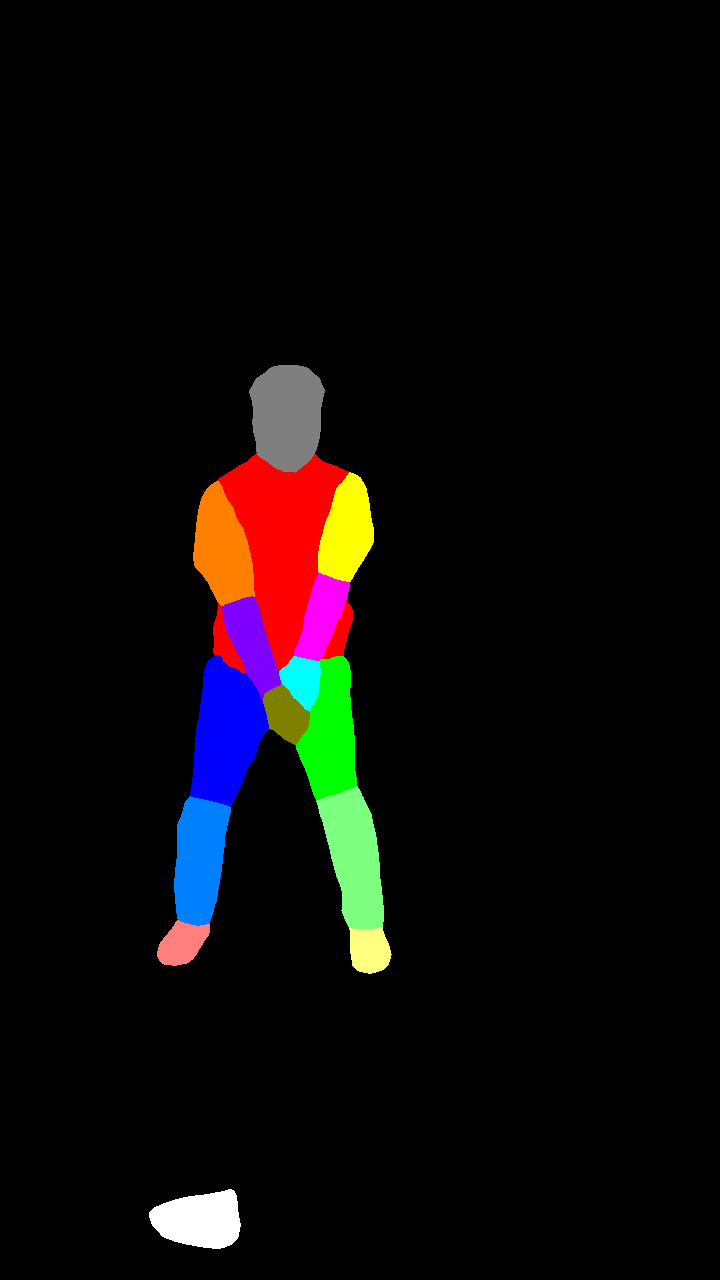
#> input picture seg/front/bad_front_swing1395/bad_front_swing1395_0087.png, 720 x 1280 px, given as the content of the folder ./img/bad_front_swing1418, which was not available
$ python drow.py
#> lines starting #> are read from the running program, lines starting #| are printed output that depends on the picture; after the words box and inside, x2 and y2 are one past the last pixel; in counts of white or black regions, pixels touching at a corner belong together; pictures that were not available may be replaced by others from this repository, and a replacement may not be noted
import cv2
import numpy as np
import os
import copy
import argparse

# python drow.py --img_dir=img/side --seg_dir=seg/side --save_dir=save --folder_name=bad_side_swing1232
# python drow.py --img_dir=img/front --seg_dir=seg/front --save_dir=save/front --folder_name=bad_front_swing1404

def get_arguments():
    parser = argparse.ArgumentParser(description="segmentationtool")

    # default = 이미지 dirdad
    parser.add_argument("--img_dir", type=str, default='./img', help="path of input image folder.")
    #폴더이름
    parser.add_argument("--folder_name", type=str, default='bad_front_swing1418', help="")
    # default = 세그 dir
    parser.add_argument("--seg_dir", type=str, default='./seg', help="path of output segmentation folder.")
    # default = 저장시킬 dir
    parser.add_argument("--save_dir", type=str, default='./result', help="path of save segmentation folder.")

    return parser.parse_args()

body_part = [[127,127,127,127,'Head'],
             [76,0,0,255,'Torso'],
             [226,0,255,255,'Upper_left_arm'],
             [105,255,0,255,'Lower_left_arm'],
             [179, 255,255,0,'Left_hand'],
             [151, 0,127,255,'Upper_right_arm'],
             [67,255,0,127,'Lower_right_arm'],
             [113,0,127,127,'Right_hand '],
             [150,0,255,0,'Upper_left_leg'],
             [202,127,255,127,'Lower_left_leg'],
             [240,127,255,255,'Left_foot'],
             [29,255,0,0,'Upper_right_leg'],
             [104,255,127,0,'Lower_right_leg'],
             [165,127,127,255,'Right_foot'],
             [255,255,255,255,'Club']]

class StackUnDo:
    def __init__(self, max_length=10):
        self.stack = []
        self.max_length = max_length
        self.zero = []

    def __len__(self):
        return len(self.stack)

    def __getitem__(self, idx):
        return self.stack[idx]

    # [10 lines left out: function pop, not called in this run]

    def append(self, item):
        if len(self.stack) >= self.max_length:
            self.stack.pop(0)
        self.stack.append(item)

    def __str__(self):
        return self.stack.__str__()

def img_mash(seg,imag,i):
    global bb

    gray = cv2.cvtColor(seg, cv2.COLOR_BGR2GRAY)
    mask = cv2.inRange(gray, body_part[i][0], body_part[i][0])

    human_t = np.where(gray>0,True,False)
    human_t = np.expand_dims(human_t, axis=2)
    human_t = np.concatenate((human_t, human_t, human_t), axis=2)

    human = np.where(mask>0,True,False)
    human = np.expand_dims(human,axis=2)
    human = np.concatenate((human,human,human),axis=2)

    back_t = np.where(gray==0,True,False)
    back_t = np.expand_dims(back_t, axis=2)
    back_t = np.concatenate((back_t, back_t, back_t), axis=2)

    back = np.where(mask==0,True,False)
    back = np.expand_dims(back,axis=2)
    back = np.concatenate((back,back,back),axis=2)

    f = seg*human_t
    e = imag*back_t

    a = imag*back
    b = seg*human
    if bb == True:
        c = cv2.addWeighted(imag, 0.8, seg, 0.2, 0)
    else:
        c = cv2.addWeighted(imag, 0.5, seg, 0.5, 0)
    d = seg*back
    bler = cv2.addWeighted(imag, 0.05, b, 0.95, 0)*human +a

    return c , mask, bler , b , d

# 중심점
def center(mask):
    global H,W
    contro ,_ = cv2.findContours(mask, cv2.RETR_TREE, cv2.CHAIN_APPROX_SIMPLE)
    try:
        cnt = contro[0]
        (cen_x,cen_y) ,_ = cv2.minEnclosingCircle(cnt)

        cen_x = int(cen_x)
        cen_y = int(cen_y)
        if cen_y + 250 > H:
            cen_y = H - 250
        if cen_y - 250 < 0:
            cen_y = 250

        if cen_x + 350 > W:
            cen_x = W-350
        if cen_x - 350 < 0:
            cen_x = 350
        cen_x = int(cen_x)
        cen_y = int(cen_y)
    except:
        cen_x = True
        cen_y = True
    return cen_x, cen_y

# Mouse Callback함수
class mous():
    def __init__(self, cen_x, cen_y, body_part,i,mask):
        self.cen_x = cen_x
        self.cen_y = cen_y
        self.body_part = body_part[i]
        self.mask = mask

    # [104 lines left out: functions draw_circle, draw_size, not called in this run]


drawing = False #Mouse가 클릭된 상태 확인용
pre_draw = False
mode = True # True이면 그리기, false면 지우기
shit = True # True이면 불투명, false면 투명
bb = True
ix,iy = -1,-1
H, W = 0, 0
size = True
pol = False
pol_e = True
pre_poly = pol
poly_point = []
poly_save = []
xx2 = -1
yy2 = -1
# 폴더 이름 1개, SEG 경로 , img 경로
if __name__ == '__main__':
    args = get_arguments()
    folder_name = args.folder_name
    input_img_dir = os.path.join(args.img_dir, folder_name)
    input_seg_dir = os.path.join(args.seg_dir, folder_name)

    input_list=sorted(os.listdir(input_img_dir))
    len_1 = len(input_list)

    output_dir = os.path.join(args.save_dir, folder_name)
    if not os.path.exists(output_dir):
        os.makedirs(output_dir)
    j=0
    pre_1 =0
    imag = cv2.imread(os.path.join(input_img_dir, input_list[j]))
#> imag is the input picture: shape (1280, 720, 3); mean B, G, R 9.1, 9.3, 12
    H,W,_ = imag.shape

    seg_save = []
    for p in range(len_1):
        if os.path.exists(os.path.join(output_dir, input_list[p])):
            seg_path = os.path.join(output_dir, input_list[p])
        else:
            seg_path = os.path.join(input_seg_dir, input_list[p])

        seg_save.append(cv2.imread(seg_path))

    undo = StackUnDo(max_length=20)
    undo_num = StackUnDo(max_length=20)
    undo.append(copy.deepcopy(seg_save[j]))
    undo_num.append(copy.deepcopy(j))
    i = 0
    pre = 0

    c , mask,b , e, f = img_mash(seg_save[j],imag,i)
#> in img_mash, `gray = cv2.cvtColor(seg, cv2.COLOR_BGR2GRAY)`:
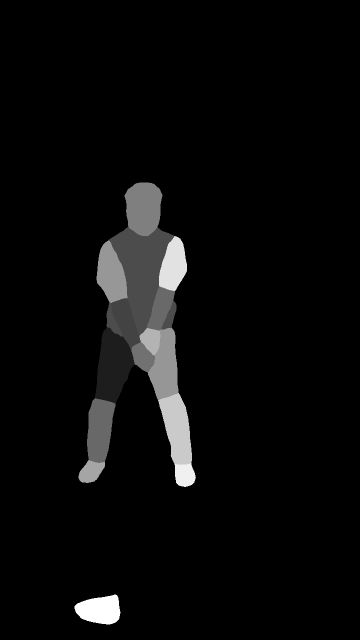
#> gray: shape (1280, 720) (shown at 1/2 size); min 0, max 255, mean 10.1
#> in img_mash, `mask = cv2.inRange(gray, body_part[i][0], body_part[i][0])`:
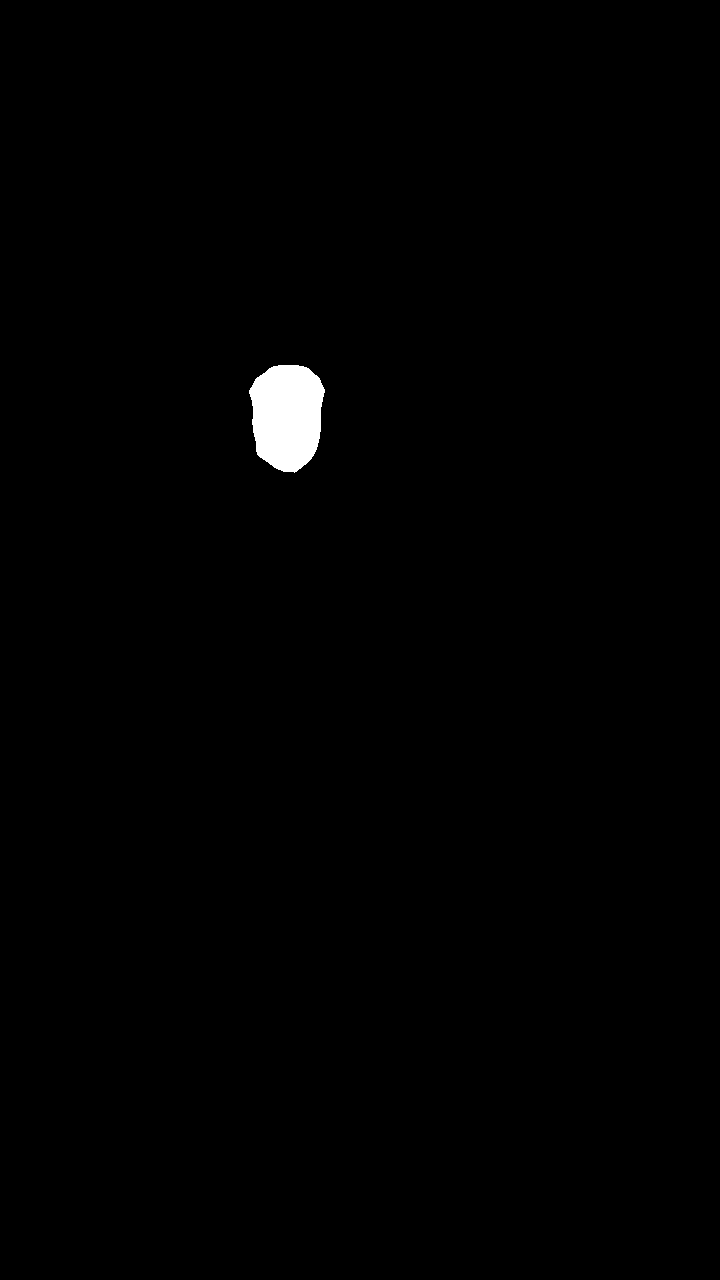
#> mask: shape (1280, 720); 0.7% white; 1 white region, box (x1, y1, x2, y2) and area: (249, 365, 325, 473) 6428
#> in img_mash, `human_t = np.where(gray>0,True,False)`:
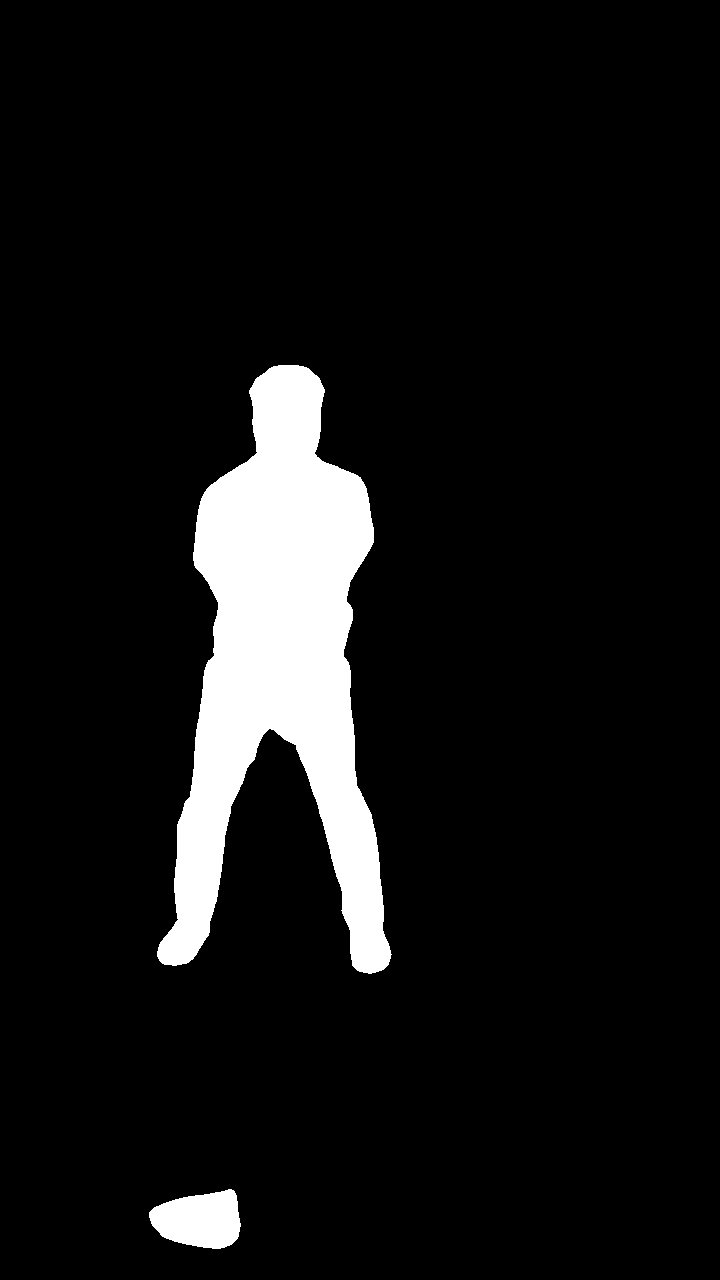
#> human_t: shape (1280, 720) bool; 7.9% white; 2 white regions, box (x1, y1, x2, y2) and area: (157, 365, 392, 974) 69100, (149, 1189, 241, 1249) 4067
    name = 'seg'
    cv2.namedWindow ( name, cv2.WINDOW_NORMAL)

    cen_x , cen_y = center(mask)
#> in center, `contro ,_ = cv2.findContours(mask, cv2.RETR_TREE, cv2.CHAIN_APPROX_SIM..`: contro = 1 contour; box (x1, y1, x2, y2) and area: (249, 365, 325, 473) 6290
#> in center, `cnt = contro[0]`: cnt = contour of 115 points, box (x1, y1, x2, y2) (249, 365, 325, 473), area 6290
#> in center, `(cen_x,cen_y) ,_ = cv2.minEnclosingCircle(cnt)`: cen_x = 288; cen_y = 418.1
#> in center, `cen_y = int(cen_y)`: cen_y = 418
#> cen_x = 350; cen_y = 418
    mous_1 = mous(cen_x, cen_y, body_part,i,mask)
#> in __init__, `self.cen_x = cen_x`: self.cen_x = 350
#> in __init__, `self.cen_y = cen_y`: self.cen_y = 418
    cv2.setMouseCallback(name,mous_1.draw_circle)


    while True:
        if len(poly_point) == 0:
            if pre_1 != j:
                imag = cv2.imread(os.path.join(input_img_dir, input_list[j]))
                c, mask ,b ,e,f= img_mash(seg_save[j],imag,i)
                cen_x , cen_y = center(mask)

            pre_1 = j

            if pre != i :
                c, mask,b,e,f = img_mash(seg_save[j],imag,i)
                cen_x , cen_y = center(mask)

            pre = i
            c, mask, b , e, f = img_mash(seg_save[j], imag, i)
            if bb == True:
                mask_0 = cv2.addWeighted(imag, 0.7, b, 0.3, 0)
            else:
                mask_0 = b

            mask_1 = c
            mask_2 = mask_0
            mask_3 = mask_1


            if cen_y != True:
                mask_0 = mask_0 [cen_y - 250:cen_y + 250, cen_x - 350:cen_x + 350]
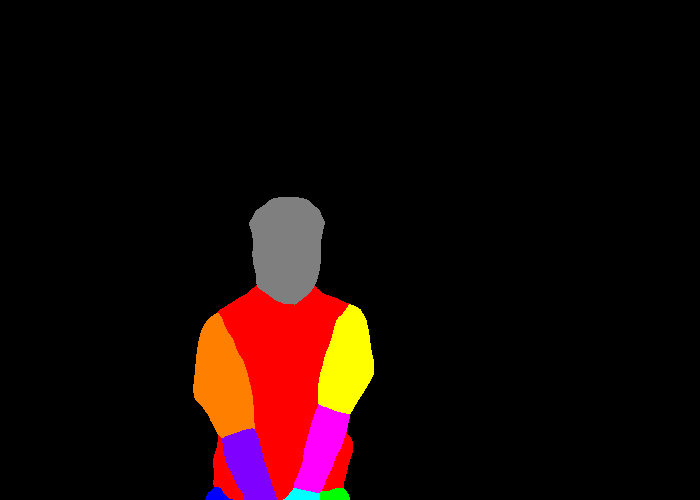
#> mask_0: shape (500, 700, 3); mean B, G, R 6.5, 7.7, 23.3
                mask_1 = mask_1[cen_y - 250:cen_y + 250, cen_x - 350:cen_x + 350]
                empty_box = np.zeros((100, 280, 3), np.uint8)
                empty_box = cv2.rectangle(empty_box, (0, 0), (500, 100), (255, 255, 255), -1)
                if shit == True:
                    in_all_mask = cv2.resize(mask_3, (280, 400))
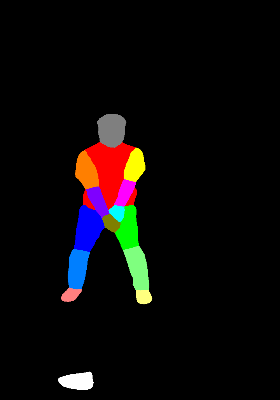
#> in_all_mask: shape (400, 280, 3); mean B, G, R 9.1, 9.3, 12.1
                else:
                    in_all_mask = cv2.resize(mask_2, (280, 400))
                left_img = cv2.vconcat([empty_box, in_all_mask])
                mask_0 = cv2.hconcat([left_img, mask_0])
#> mask_0: shape (500, 980, 3)
#> (the rest of the program and of its run is left out)
